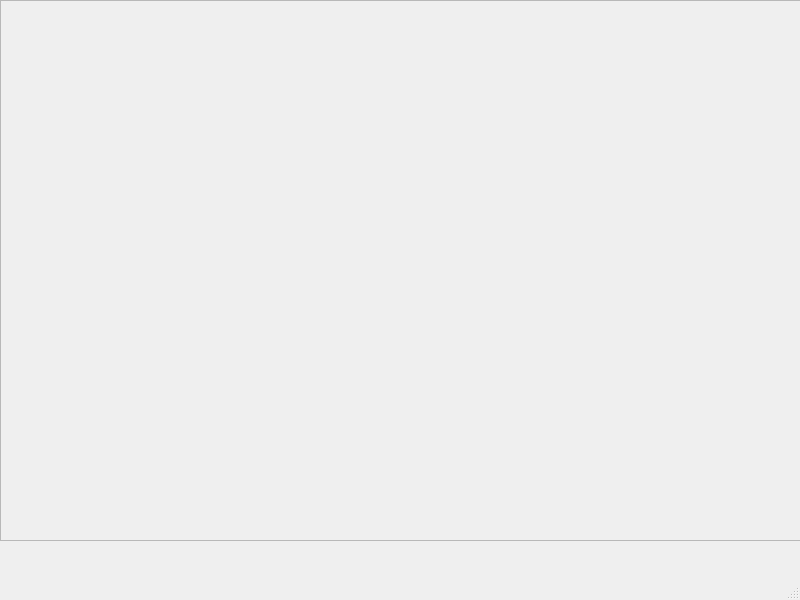
<?xml version="1.0" encoding="UTF-8"?>
<ui version="4.0">
 <class>MainWindow</class>
 <widget class="QMainWindow" name="MainWindow">
  <property name="geometry">
   <rect>
    <x>0</x>
    <y>0</y>
    <width>800</width>
    <height>600</height>
   </rect>
  </property>
  <property name="windowTitle">
   <string>MainWindow</string>
  </property>
  <widget class="QWidget" name="centralwidget">
   <widget class="QScrollArea" name="scrollArea">
    <property name="geometry">
     <rect>
      <x>0</x>
      <y>0</y>
      <width>801</width>
      <height>541</height>
     </rect>
    </property>
    <property name="widgetResizable">
     <bool>true</bool>
    </property>
    <widget class="QWidget" name="scrollAreaWidgetContents">
     <property name="geometry">
      <rect>
       <x>0</x>
       <y>0</y>
       <width>799</width>
       <height>539</height>
      </rect>
     </property>
    </widget>
   </widget>
  </widget>
  <widget class="QMenuBar" name="menubar">
   <property name="geometry">
    <rect>
     <x>0</x>
     <y>0</y>
     <width>800</width>
     <height>26</height>
    </rect>
   </property>
  </widget>
  <widget class="QStatusBar" name="statusbar"/>
 </widget>
 <resources/>
 <connections/>
</ui>
